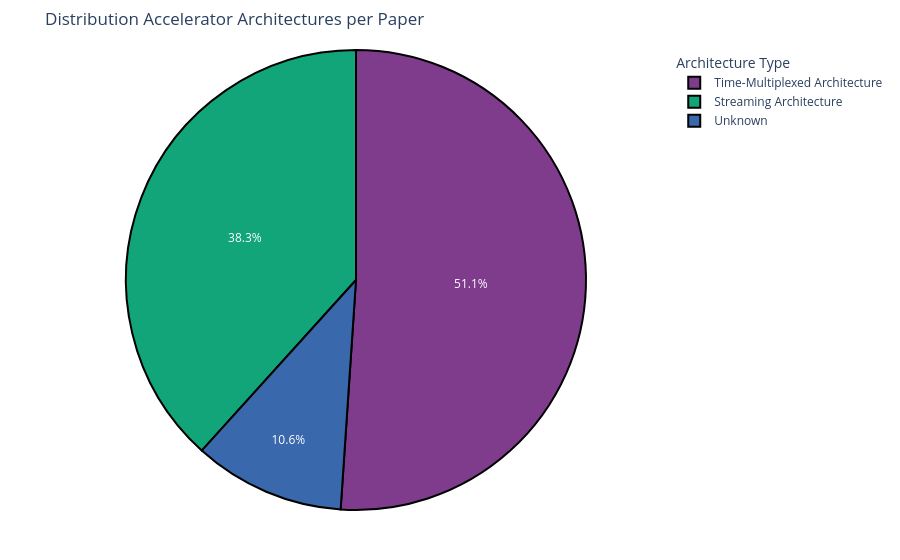

Notebook code cell kept with this figure:
### Code cell
# Replace None values with "Unknown" for better visualization
research_df['Accelerator Architecture'] = research_df['Accelerator Architecture'].fillna("Unknown")

# Plot the distribution of accelerator architectures with improved title
fig3 = px.pie(research_df, names='Accelerator Architecture', 
              title='Distribution Accelerator Architectures per Paper',
              hole=0,
              color_discrete_sequence=px.colors.qualitative.Bold)

# Add border around segments and show percentage values
fig3.update_traces(marker=dict(line=dict(color='#000000', width=2)))

# Improve layout
fig3.update_layout(legend_title_text='Architecture Type',
                  margin=dict(t=50, b=50, l=50, r=50))

fig3.show()

### Figure 1 — Plotly figure (JSON) as saved in the notebook; plotly's stock layout.template omitted (floating-point values rounded to 4 significant figures)
{"data": [{"domain": {"x": [0, 1], "y": [0, 1]}, "hole": 0, "hovertemplate": "Accelerator Architecture=%{label}<extra></extra>", "labels": ["Unknown", "Streaming Architecture", "Streaming Architecture", "Streaming Architecture", "Streaming Architecture", "Streaming Architecture", "Streaming Architecture", "Streaming Architecture", "Time-Multiplexed Architecture", "Streaming Architecture", "Time-Multiplexed Architecture", "Time-Multiplexed Architecture", "Streaming Architecture", "Streaming Architecture", "Streaming Architecture", "Unknown", "Time-Multiplexed Architecture", "Time-Multiplexed Architecture", "Time-Multiplexed Architecture", "Time-Multiplexed Architecture", "Time-Multiplexed Architecture", "Streaming Architecture", "Streaming Architecture", "Unknown", "Time-Multiplexed Architecture", "Streaming Architecture", "Time-Multiplexed Architecture", "Streaming Architecture", "Time-Multiplexed Architecture", "Time-Multiplexed Architecture", "Unknown", "Streaming Architecture", "Time-Multiplexed Architecture", "Time-Multiplexed Architecture", "Unknown", "Time-Multiplexed Architecture", "Time-Multiplexed Architecture", "Time-Multiplexed Architecture", "Time-Multiplexed Architecture", "Time-Multiplexed Architecture", "Time-Multiplexed Architecture", "Time-Multiplexed Architecture", "Time-Multiplexed Architecture", "Streaming Architecture", "Time-Multiplexed Architecture", "Time-Multiplexed Architecture", "Streaming Architecture"], "legendgroup": "", "marker": {"line": {"color": "#000000", "width": 2}}, "name": "", "showlegend": true, "type": "pie"}], "layout": {"legend": {"title": {"text": "Architecture Type"}, "tracegroupgap": 0}, "margin": {"b": 50, "l": 50, "r": 50, "t": 50}, "piecolorway": ["rgb(127, 60, 141)", "rgb(17, 165, 121)", "rgb(57, 105, 172)", "rgb(242, 183, 1)", "rgb(231, 63, 116)", "rgb(128, 186, 90)", "rgb(230, 131, 16)", "rgb(0, 134, 149)", "rgb(207, 28, 144)", "rgb(249, 123, 114)", "rgb(165, 170, 153)"], "title": {"text": "Distribution Accelerator Architectures per Paper"}}}
